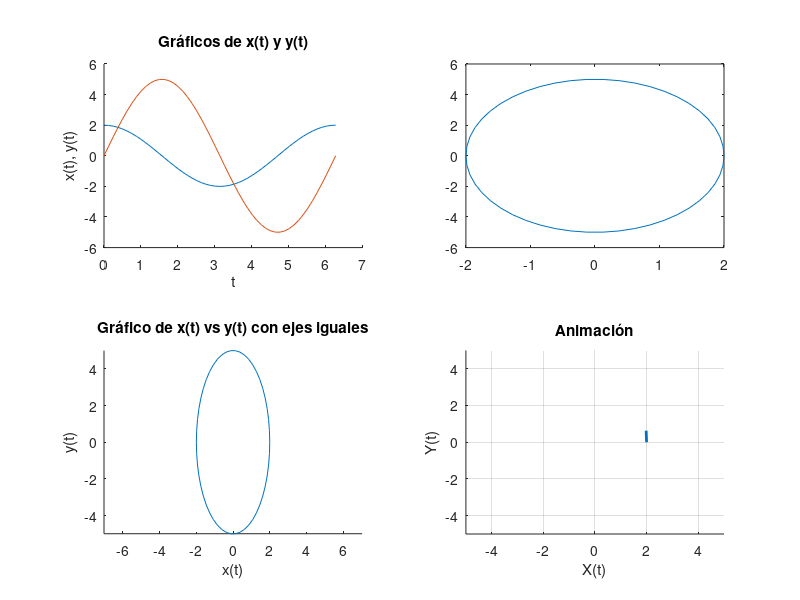

MATLAB code to generate this figure:
function ej2

t=[0:2*pi/50:2*pi];
x=2*cos(t);
y=5*sin(t);

figure;

subplot(2,2,1);
title('Gráficos de x(t) y y(t)');
xlabel('t'); ylabel('x(t), y(t)');
hold on;
plot(t,x);
plot(t,y);
hold off;

subplot(2,2,2);
title('Gráfico de x(t) vs y(t)');
xlabel('x(t)'); ylabel('y(t)');
plot(x,y);

subplot(2,2,3);
title('Gráfico de x(t) vs y(t) con ejes iguales');
xlabel('x(t)'); ylabel('y(t)');
hold on;
axis equal; %para que los ejes tengan la misma escala
plot(x,y)
hold off;

subplot(2,2,4);
paso = input('Ingrese el paso de t para la animación ej(2*pi/30): ');
t2=[0:paso:2*pi];
title('Animación');
axis([-5 5 -5 5])
hold on; grid on;
xlabel('X(t)'); ylabel('Y(t)');
for i=1:length(t2)-1
    plot(x(i:i+1),y(i:i+1),'LineWidth',2);
    pause(0.1);
end
hold off;

end
    



